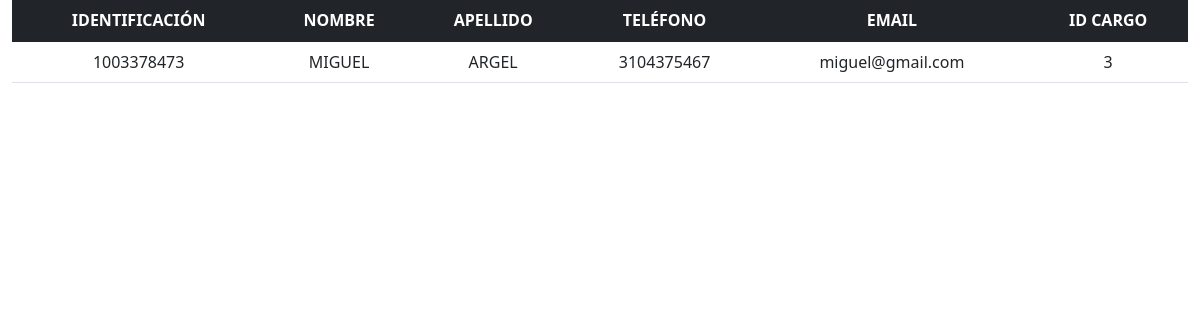
/participante/mostrar.php?idparticipante=1003378473, run on the app's committed database.
### tables this page shows
CREATE TABLE `participantes` (
  `idparticipante` varchar(10) NOT NULL,
  `nombre` varchar(30) NOT NULL,
  `apellido` varchar(30) NOT NULL,
  `telefono` varchar(10) NOT NULL,
  `email` varchar(35) DEFAULT NULL,
  `idcargo` int(11) NOT NULL
);

### participante/mostrar.php (the view, shortened to what this page needs)
<!DOCTYPE html>
<html lang="en">
<head>
    <link rel="stylesheet" href="../bootstrap/css/bootstrap.min.css">
</head>
<body>
<?php
$parametro = $_GET['idparticipante'];
 $conexion = new PDO('mysql:host=127.0.0.1:33065;dbname=actasunicor;charset=utf8', 'root', '');
 $sql = "SELECT * FROM participantes WHERE idparticipante = " . $parametro;
 $res = $conexion->query($sql);
 ?>
<div class="container-xxl">
<table class="table">
  <thead class="table-dark">
    <tr class="text-center">
      <th scope="col">IDENTIFICACIÓN</th>
      <th scope="col">NOMBRE</th>
      <th scope="col">APELLIDO</th>
      <th scope="col">TELÉFONO</th>
      <th scope="col">EMAIL</th>
      <th scope="col">ID CARGO</th>
    </tr>
  </thead>
  <tbody>
  <?php
        foreach($res as $fila) {
            echo "<tr class=\"text-center\">";
            echo "<td>" . $fila['idparticipante'] . "</td>";
            echo "<td>" . $fila['nombre'] . "</td>";
            echo "<td>" . $fila['apellido'] . "</td>";
            echo "<td>" . $fila['telefono'] . "</td>";
            echo "<td>" . $fila['email'] . "</td>";
            echo "<td>" . $fila['idcargo'] . "</td>";
            echo "</tr>";
        }
    ?>
  </tbody>
</table>
</div>
</body>
</html>

### data on the page
participantes: idparticipante "1003378473", nombre "MIGUEL", apellido "ARGEL", telefono "3104375467", email "miguel@gmail.com", idcargo "3"
